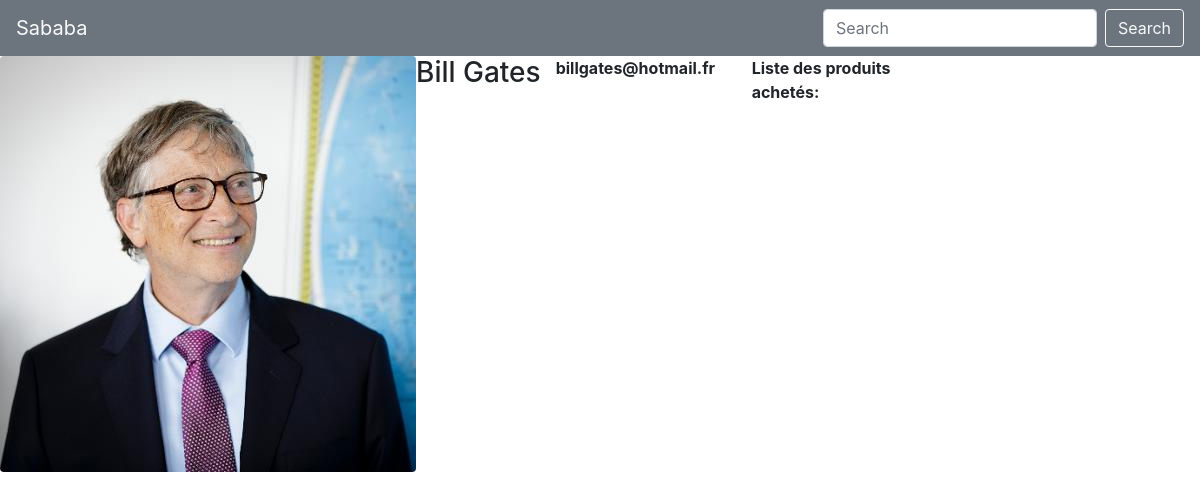
The app's page /shop_app/clients/1/ with its own data.
### shop_app/models.py (models this page shows, shortened)
class Client(models.Model):
	first_name = models.CharField(max_length=264)
	last_name = models.CharField(max_length=264)
	email = models.EmailField(max_length=264, unique=True)
	password = models.CharField(max_length=264)
	profile_picture = models.ImageField(default='static/images/nike_air.jpeg', upload_to='static/images/profile_pictures')

### shop_app/views.py (the view)
# urls.py: path('clients/<int:client_id>/', views.client, name='client'),
def client(request, client_id):
	client = Client.objects.get(id=client_id)
	return render(request, 'client.html', context={'client': client})

### shop_app/templates/client.html (shortened to what this page needs)
<!DOCTYPE html>
{% load staticfiles %}
<html>
<head>
	<link rel="stylesheet" href="https://stackpath.bootstrapcdn.com/bootstrap/4.1.3/css/bootstrap.min.css">
</head>
<body>
	<nav class="navbar navbar-light bg-secondary">
		<a class="navbar-brand text-light" href="/">
			Sababa
		</a>
       <form class="form-inline">
       	<input class="form-control mr-sm-2" type="search" placeholder="Search" aria-label="Search">
       	<button class="btn btn-outline-light my-2 my-sm-0 text-light" type="submit">Search</button>
       </form>
   </nav>
   <img src="http://{{ request.get_host }}/{{ client.profile_picture }}" class="rounded float-left" alt="...">
	<dl class="row">
  		<h3>{{ client.first_name }} {{ client.last_name }}</h3>
  		<dt class="col-sm-3">{{ client.email }}</dt>
  		<dt class="col-sm-3">Liste des produits achetés:</dt>
</body>
</html>

### records on screen
Client: profile_picture (picture), first_name "Bill", last_name "Gates", email "billgates@hotmail.fr"
